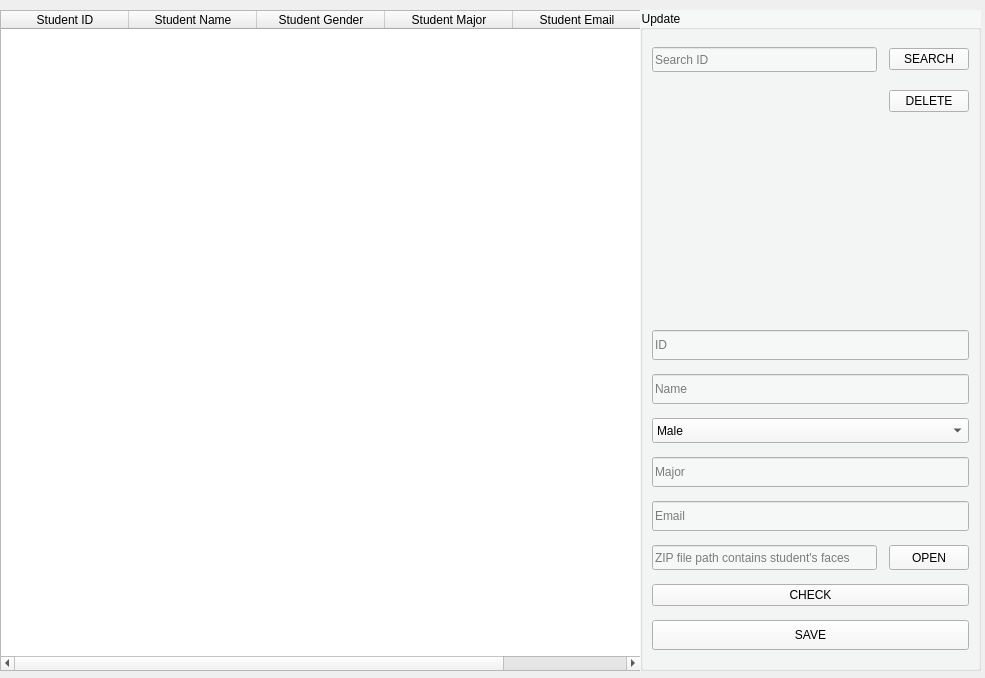
<?xml version="1.0" encoding="UTF-8"?>
<ui version="4.0">
 <class>Form</class>
 <widget class="QWidget" name="Form">
  <property name="geometry">
   <rect>
    <x>0</x>
    <y>0</y>
    <width>985</width>
    <height>678</height>
   </rect>
  </property>
  <property name="windowTitle">
   <string>Students</string>
  </property>
  <widget class="QTableWidget" name="table">
   <property name="geometry">
    <rect>
     <x>0</x>
     <y>10</y>
     <width>641</width>
     <height>661</height>
    </rect>
   </property>
   <attribute name="horizontalHeaderDefaultSectionSize">
    <number>128</number>
   </attribute>
   <column>
    <property name="text">
     <string>Student ID</string>
    </property>
   </column>
   <column>
    <property name="text">
     <string>Student Name</string>
    </property>
   </column>
   <column>
    <property name="text">
     <string>Student Gender</string>
    </property>
   </column>
   <column>
    <property name="text">
     <string>Student Major</string>
    </property>
   </column>
   <column>
    <property name="text">
     <string>Student Email</string>
    </property>
   </column>
  </widget>
  <widget class="QGroupBox" name="groupBox_4">
   <property name="geometry">
    <rect>
     <x>640</x>
     <y>10</y>
     <width>341</width>
     <height>661</height>
    </rect>
   </property>
   <property name="styleSheet">
    <string notr="true">background-color: rgb(246, 247, 247);</string>
   </property>
   <property name="title">
    <string>Update</string>
   </property>
   <layout class="QGridLayout" name="gridLayout_4">
    <item row="14" column="0" colspan="3">
     <widget class="QPushButton" name="btn_save">
      <property name="minimumSize">
       <size>
        <width>0</width>
        <height>30</height>
       </size>
      </property>
      <property name="text">
       <string>SAVE</string>
      </property>
     </widget>
    </item>
    <item row="0" column="0">
     <widget class="QLineEdit" name="input_search">
      <property name="minimumSize">
       <size>
        <width>0</width>
        <height>25</height>
       </size>
      </property>
      <property name="placeholderText">
       <string>Search ID</string>
      </property>
     </widget>
    </item>
    <item row="6" column="0" colspan="3">
     <widget class="QLineEdit" name="input_major">
      <property name="minimumSize">
       <size>
        <width>0</width>
        <height>30</height>
       </size>
      </property>
      <property name="placeholderText">
       <string>Major</string>
      </property>
     </widget>
    </item>
    <item row="3" column="0" colspan="3">
     <widget class="QLineEdit" name="input_id">
      <property name="minimumSize">
       <size>
        <width>0</width>
        <height>30</height>
       </size>
      </property>
      <property name="styleSheet">
       <string notr="true"/>
      </property>
      <property name="placeholderText">
       <string>ID</string>
      </property>
     </widget>
    </item>
    <item row="13" column="0" colspan="3">
     <widget class="QPushButton" name="btn_check">
      <property name="minimumSize">
       <size>
        <width>0</width>
        <height>20</height>
       </size>
      </property>
      <property name="text">
       <string>CHECK</string>
      </property>
     </widget>
    </item>
    <item row="0" column="2">
     <widget class="QPushButton" name="btn_search">
      <property name="minimumSize">
       <size>
        <width>0</width>
        <height>20</height>
       </size>
      </property>
      <property name="text">
       <string>SEARCH</string>
      </property>
     </widget>
    </item>
    <item row="2" column="0">
     <spacer name="horizontalSpacer_2">
      <property name="orientation">
       <enum>Qt::Horizontal</enum>
      </property>
      <property name="sizeType">
       <enum>QSizePolicy::Fixed</enum>
      </property>
      <property name="sizeHint" stdset="0">
       <size>
        <width>30</width>
        <height>200</height>
       </size>
      </property>
     </spacer>
    </item>
    <item row="8" column="0">
     <widget class="QLineEdit" name="label">
      <property name="minimumSize">
       <size>
        <width>0</width>
        <height>25</height>
       </size>
      </property>
      <property name="placeholderText">
       <string>ZIP file path contains student's faces</string>
      </property>
     </widget>
    </item>
    <item row="4" column="0" colspan="3">
     <widget class="QLineEdit" name="input_name">
      <property name="minimumSize">
       <size>
        <width>0</width>
        <height>30</height>
       </size>
      </property>
      <property name="placeholderText">
       <string>Name</string>
      </property>
     </widget>
    </item>
    <item row="7" column="0" colspan="3">
     <widget class="QLineEdit" name="input_email">
      <property name="minimumSize">
       <size>
        <width>0</width>
        <height>30</height>
       </size>
      </property>
      <property name="placeholderText">
       <string>Email</string>
      </property>
     </widget>
    </item>
    <item row="5" column="0" colspan="3">
     <widget class="QComboBox" name="cbb_gender">
      <property name="minimumSize">
       <size>
        <width>0</width>
        <height>25</height>
       </size>
      </property>
      <item>
       <property name="text">
        <string>Male</string>
       </property>
      </item>
      <item>
       <property name="text">
        <string>Female</string>
       </property>
      </item>
      <item>
       <property name="text">
        <string>Others</string>
       </property>
      </item>
     </widget>
    </item>
    <item row="8" column="2">
     <widget class="QPushButton" name="btn_openFile">
      <property name="minimumSize">
       <size>
        <width>0</width>
        <height>25</height>
       </size>
      </property>
      <property name="text">
       <string>OPEN</string>
      </property>
     </widget>
    </item>
    <item row="1" column="0">
     <spacer name="horizontalSpacer_3">
      <property name="orientation">
       <enum>Qt::Vertical</enum>
      </property>
      <property name="sizeType">
       <enum>QSizePolicy::Fixed</enum>
      </property>
      <property name="sizeHint" stdset="0">
       <size>
        <width>200</width>
        <height>30</height>
       </size>
      </property>
     </spacer>
    </item>
    <item row="1" column="2">
     <widget class="QPushButton" name="btn_delete">
      <property name="minimumSize">
       <size>
        <width>0</width>
        <height>20</height>
       </size>
      </property>
      <property name="text">
       <string>DELETE</string>
      </property>
     </widget>
    </item>
   </layout>
  </widget>
 </widget>
 <resources/>
 <connections/>
</ui>
